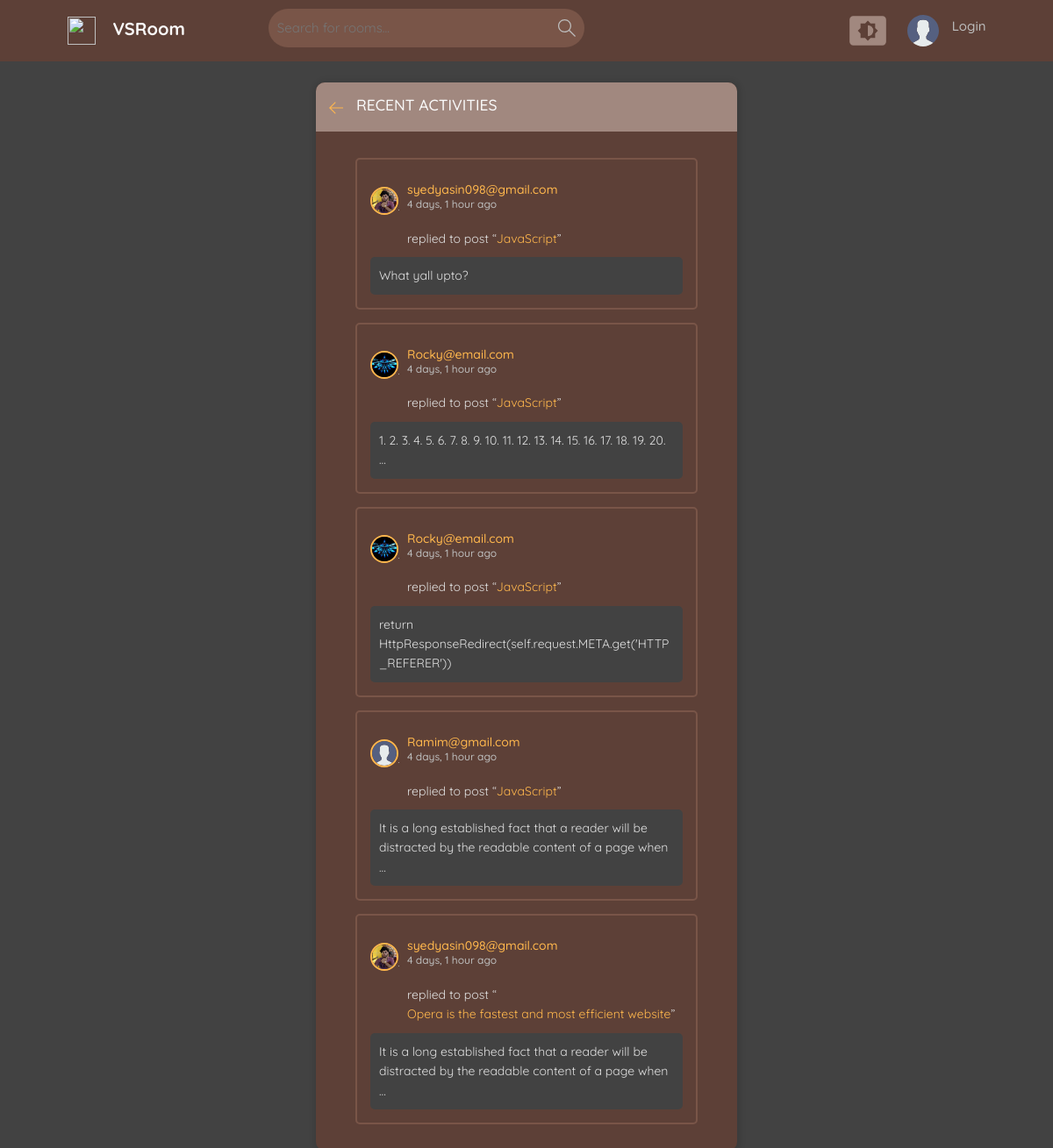
/activity/, run on an earlier commit of the app's database.
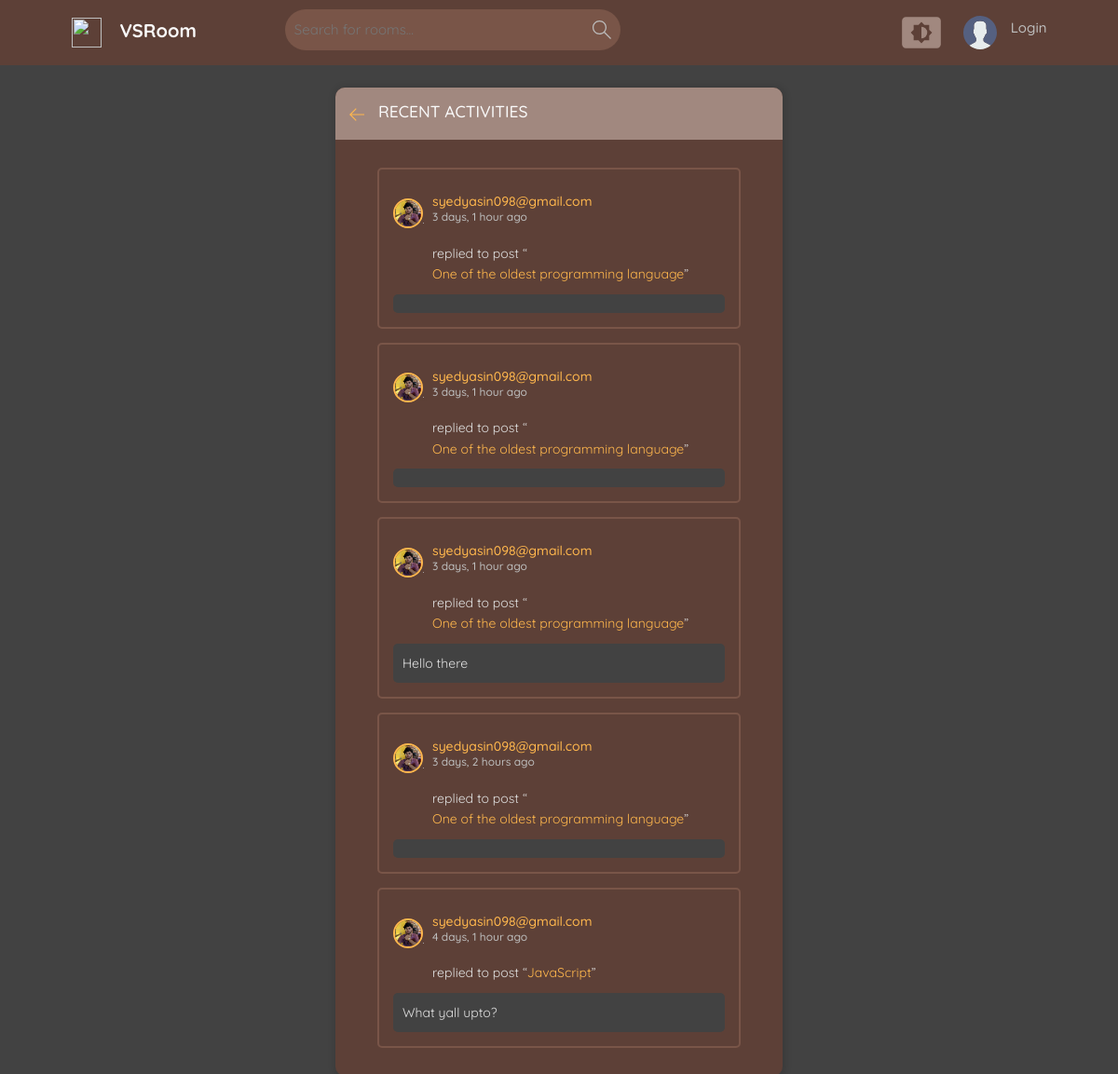
And on a later commit of the database.
### base/models.py (models this page shows, shortened)
class Message(models.Model):
    user = models.ForeignKey(User, on_delete=models.CASCADE)
    room = models.ForeignKey(Room, on_delete=models.CASCADE)
    body = models.TextField(blank=True)
    updated = models.DateTimeField(auto_now=True)
    created = models.DateTimeField(auto_now_add=True)
    class Meta:
        ordering = ['-updated', '-created']

class User(AbstractUser):
    name = models.CharField(max_length=200, null=True)
    email = models.EmailField(unique=True ,null=True)
    bio = models.TextField(null=True, blank=True)
    avatar = models.ImageField(null=True, default="avatar.svg")
    USERNAME_FIELD = 'email'
    REQUIRED_FIELDS = ['username']

class Room(models.Model):
    host = models.ForeignKey(User, on_delete=models.SET_NULL, null=True)
    topic = models.ForeignKey(Topic, on_delete=models.SET_NULL, null=True)
    name = models.CharField(max_length=200)
    description = models.TextField(null=True, blank=True)
    participants = models.ManyToManyField(User, related_name='participants', blank=True)
    updated = models.DateTimeField(auto_now=True)
    created = models.DateTimeField(auto_now_add=True)
    class Meta:
        ordering = ['-updated', '-created']
    def __str__(self):
        return str(self.name)

### base/views.py (the view)
# urls.py: path('activity/', views.activityPage, name='activity')
def activityPage(request):
    messages = Message.objects.all()[:5]
    return render(request, 'base/activity.html', {"messages" : messages})

### base/templates/base/activity.html (shortened to what this page needs)
{% extends 'base/main.html' %}
{% load static %}
{% block text %}
  <main class="layout">
    <div class="container">
      <div class="layout__box">
        <div class="layout__boxHeader">
          <div class="layout__boxTitle">
            <a href="{% url 'home' %}">
              <svg version="1.1"
                   xmlns="http://www.w3.org/2000/svg"
                   width="32"
                   height="32"
                   viewBox="0 0 32 32">
                <title>arrow-left</title>
                <path d="M13.723 2.286l-13.723 13.714 13.719 13.714 1.616-1.611-10.96-10.96h27.625v-2.286h-27.625l10.965-10.965-1.616-1.607z">
                </path>
              </svg>
            </a>
            <h3>Recent Activities</h3>
          </div>
        </div>
        <div class="activities-page layout__body">
          {% for message in messages %}
            <div class="activities__box">
              <div class="activities__boxHeader roomListRoom__header">
                <a href="{% url 'user-profile' message.user.id %}"
                   class="roomListRoom__author">
                  <div class="avatar avatar--small">
                    <img src="{{ message.user.avatar.url }}" />
                  </div>
                  <p>
                    {{ message.user }}
                    <span>{{ message.created | timesince }} ago</span>
                  </p>
                </a>
              </div>
              <div class="activities__boxContent">
                <p>
                  replied to post “<a href="{% url 'room' message.room.id %}">{{ message.room }}</a>”
                </p>
                <div class="activities__boxRoomContent">
                  {{ message.body| truncatewords:20 }}
                </div>
              </div>
            </div>
          {% endfor %}
        </div>
      </div>
    </div>
  </main>
{% endblock text %}

What changed in the data, as far as the page shows it:
no longer on this page (row unchanged): Message: user.avatar (picture), user "Rocky@email.com", created "4 days, 1 hour", room "JavaScript", body "1. 2. 3. 4. 5. 6. 7. 8. 9. 10. 11. 12. 13. 14. 15. 16. 17. 18. 19. 20. …"
no longer on this page (row unchanged): Message: user.avatar (picture), user "Rocky@email.com", created "4 days, 1 hour", room "JavaScript", body "return HttpResponseRedirect(self.request.META.get('HTTP_REFERER'))"
no longer on this page (row unchanged): Message: user.avatar (placeholder picture), user "Ramim@gmail.com", created "4 days, 1 hour", room "JavaScript", body "It is a long established fact that a reader will be distracted by the readable content of a page when …"
no longer on this page (row unchanged): Message: user.avatar (picture), user "syedyasin098@gmail.com", created "4 days, 1 hour", room "Opera is the fastest and most efficient website", body "It is a long established fact that a reader will be distracted by the readable content of a page when …"
added Message: user.avatar (picture), user "syedyasin098@gmail.com", created "3 days, 1 hour", room "One of the oldest programming language"
added Message: user.avatar (picture), user "syedyasin098@gmail.com", created "3 days, 1 hour", room "One of the oldest programming language"
added Message: user.avatar (picture), user "syedyasin098@gmail.com", created "3 days, 1 hour", room "One of the oldest programming language", body "Hello there"
added Message: user.avatar (picture), user "syedyasin098@gmail.com", created "3 days, 2 hours", room "One of the oldest programming language"
